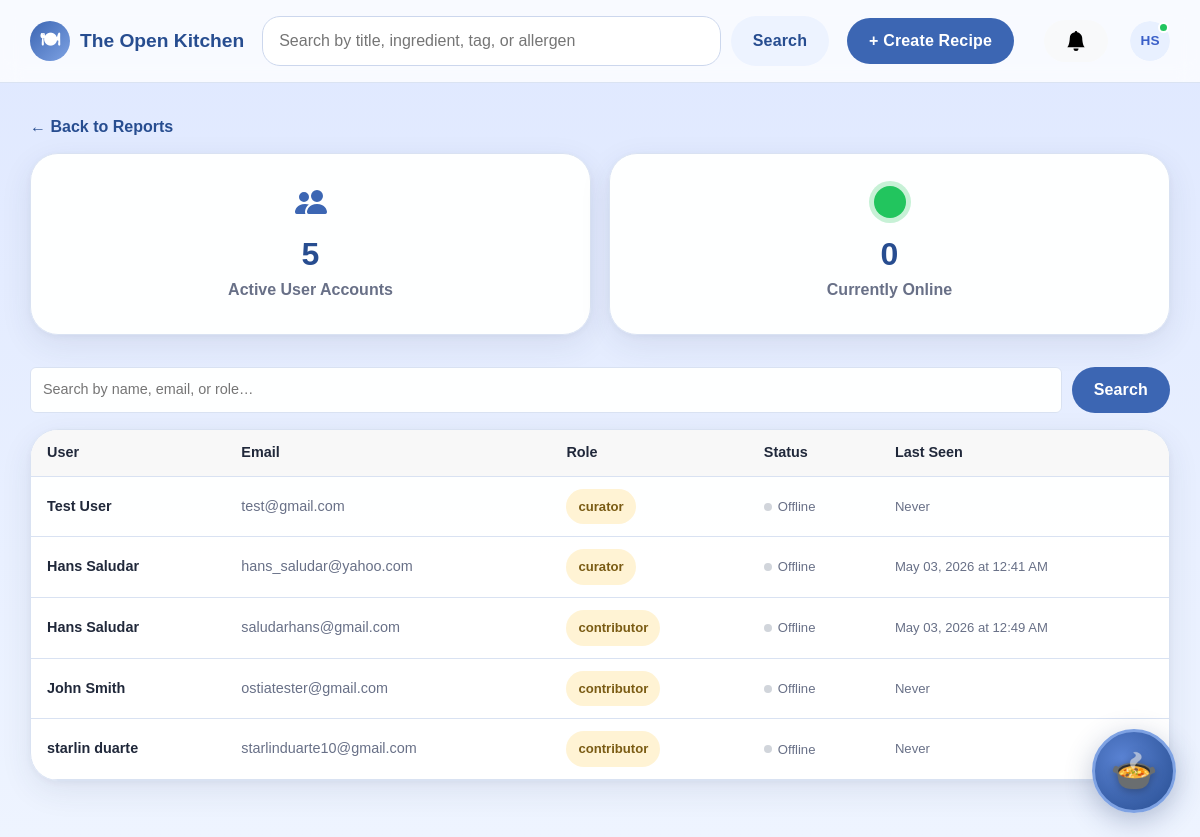
/curator/reports/user-activity (signed in), run on the app's committed database.
### app/models.py (models this page shows, shortened)
class User(db.Model):
    __tablename__ = 'users'
    id = db.Column(db.Integer, primary_key=True)
    firstName = db.Column(db.String(50), nullable=False)
    lastName = db.Column(db.String(50), nullable=False)
    email = db.Column(db.String(100), unique=True, nullable=False)
    password = db.Column(db.String(255), nullable=False)
    role = db.Column(db.String(20), nullable=False, default='contributor')
    isActive = db.Column(db.Boolean, default=True)
    dateCreated = db.Column(db.DateTime, nullable=False, default=datetime.now)
    avatar = db.Column(db.String(255), nullable=True)
    preferMetric = db.Column(db.Boolean, default=False, nullable=False)
    disableNotifications = db.Column(db.Boolean, default=False, nullable=False)
    lastSeen = db.Column(db.DateTime, nullable=True, default=None)
    doNotDisturb = db.Column(db.Boolean, default=False, nullable=False)
    recipes = db.relationship('Recipe', backref='author', lazy=True)

### app/routes.py (the view, shortened to what this page needs)
@app.route('/curator/reports/user-activity')
@login_required
@_curator_required
def curator_user_activity():
    online_cutoff = datetime.now() - timedelta(minutes=5)
    search_query = request.args.get('q', '').strip()
    base_q = User.query.filter_by(isActive=True)
    return render_template('curator/user_activity.html',
                           active_users=base_q.all(),
                           online_users=User.query.filter(User.lastSeen >= online_cutoff).all(),
                           online_cutoff=online_cutoff,
                           search_query=search_query)

### app/routes.py (called while the page is built)
def login_required(f):
    @wraps(f)
    def decorated_function(*args, **kwargs):
        if 'user_id' not in session:
            flash('Please log in to access this page.', 'warning')
            return redirect(url_for('login'))
        return f(*args, **kwargs)
    return decorated_function

def get_current_user():
    if 'user_id' in session:
        return User.query.get(session['user_id'])
    return None

def current_user_id():
    return session.get('user_id')

def _get_notifications():
    uid = current_user_id()
    if uid is None:
        return []
    return Notification.query.filter_by(userID=uid).order_by(Notification.dateCreated.desc()).all()

@app.context_processor
def inject_current_user():
    return {'current_user': get_current_user()}

@app.context_processor
def inject_notifications():
    notifications = _get_notifications()
    has_unread = any(not n.isRead for n in notifications)
    return dict(notifications=notifications, has_unread=has_unread)

@app.before_request
def update_last_seen():
    if 'user_id' in session:
        user = User.query.get(session['user_id'])
        if user:
            user.lastSeen = datetime.now()
            db.session.commit()

def _curator_required(f):
    @wraps(f)
    def decorated(*args, **kwargs):
        user = get_current_user()
        if not user or user.role != 'curator':
            return redirect(url_for('dashboard'))
        return f(*args, **kwargs)
    return decorated

### app/templates/curator/user_activity.html (shortened to what this page needs)
{% extends "base.html" %}
{% block content %}
<a href="{{ url_for('curator_reports') }}" class="back-link">← Back to Reports</a>
<div class="stats-panel" style="display: flex; gap: 18px; flex-wrap: wrap; margin-bottom: 32px;">
    <div class="stat-card" style="flex: 1 1 180px; display: flex; flex-direction: column; align-items: center; padding: 2rem 1.5rem;">
        <span class="stat-number">{{ active_users | length }}</span>
        <span class="stat-label">Active User Accounts</span>
    </div>
    <div class="stat-card" style="flex: 1 1 180px; display: flex; flex-direction: column; align-items: center; padding: 2rem 1.5rem;">
        <span style="display: inline-block; width: 32px; height: 32px; border-radius: 50%; background: #22c55e; box-shadow: 0 0 0 5px rgba(34,197,94,0.25); margin-bottom: 12px;"></span>
        <span class="stat-number">{{ online_users | length }}</span>
        <span class="stat-label">Currently Online</span>
    </div>
</div>
<form method="GET" action="{{ url_for('curator_user_activity') }}" style="margin-bottom: 16px; display: flex; gap: 10px;">
    <input type="text" name="q" value="{{ search_query }}" placeholder="Search by name, email, or role…"
           style="flex: 1; padding: 8px 12px; border: 1px solid var(--line); border-radius: 6px; font-size: .9rem; background: var(--surface); color: var(--text);">
    <button type="submit" class="btn btn-primary" style="white-space: nowrap;">Search</button>
</form>
<div class="recipe-card" style="padding: 0; overflow: hidden;">
    <table style="width: 100%; border-collapse: collapse; font-size: .9rem;">
        <thead>
            <tr style="border-bottom: 1px solid var(--line); background: var(--surface-alt, #f8f8f8);">
                <th style="padding: 12px 16px; text-align: left; font-weight: 600;">User</th>
                <th style="padding: 12px 16px; text-align: left; font-weight: 600;">Email</th>
                <th style="padding: 12px 16px; text-align: left; font-weight: 600;">Role</th>
                <th style="padding: 12px 16px; text-align: left; font-weight: 600;">Status</th>
                <th style="padding: 12px 16px; text-align: left; font-weight: 600;">Last Seen</th>
            </tr>
        </thead>
        <tbody>
            {% for u in active_users %}
            {% set is_online = u in online_users %}
            <tr style="border-bottom: 1px solid var(--line);">
                <td style="padding: 12px 16px;">
                    <a href="{{ url_for('curator_user_profile', user_id=u.id) }}" style="text-decoration: none; color: inherit; font-weight: 600;">
                        {{ u.firstName }} {{ u.lastName }}
                    </a>
                </td>
                <td style="padding: 12px 16px; color: var(--muted);">{{ u.email }}</td>
                <td style="padding: 12px 16px;">
                    <span class="mini-pill">{{ u.role }}</span>
                </td>
                <td style="padding: 12px 16px;">
                    {% if is_online %}
                    <span style="display: inline-flex; align-items: center; gap: 6px; color: #16a34a; font-weight: 600; font-size: .82rem;">
                        <span style="width: 8px; height: 8px; border-radius: 50%; background: #22c55e; display: inline-block;"></span>
                        Online
                    </span>
                    {% else %}
                    <span style="display: inline-flex; align-items: center; gap: 6px; color: var(--muted); font-size: .82rem;">
                        <span style="width: 8px; height: 8px; border-radius: 50%; background: #d1d5db; display: inline-block;"></span>
                        Offline
                    </span>
                    {% endif %}
                </td>
                <td style="padding: 12px 16px; color: var(--muted); font-size: .82rem;">
                    {% if u.lastSeen %}
                        {{ u.lastSeen.strftime('%b %d, %Y at %I:%M %p') }}
                    {% else %}
                        Never
                    {% endif %}
                </td>
            </tr>
            {% endfor %}
        </tbody>
    </table>
</div>
{% endblock %}

### app/templates/base.html (shortened to what this page needs)
<!DOCTYPE html>
<html lang="en">
<head>
    <link href="https://cdn.jsdelivr.net/npm/bootstrap@5.3.3/dist/css/bootstrap.min.css" rel="stylesheet">
    <link rel="stylesheet" href="{{ url_for('static', filename='style.css') }}">
</head>
<body>
    <video autoplay muted loop playsinline
           style="position: fixed; inset: 0; width: 100%; height: 100%; object-fit: cover; opacity: 0.2; z-index: -1; pointer-events: none;">
        <source src="{{ url_for('static', filename='background_video.mp4') }}" type="video/mp4">
    </video>
    <header class="site-header">
        <div class="container nav-wrap">
            <a class="brand" href="{{ url_for('dashboard') }}">
                <span class="brand-mark">🍽</span>
                <span>The Open Kitchen</span>
            </a>
            <form class="searchbar" action="{{ url_for('search') }}" method="get">
                <input type="text" name="q" placeholder="Search by title, ingredient, tag, or allergen"
                       value="{{ request.args.get('q', '') }}">
                <button type="submit" class="btn btn-secondary">Search</button>
            </form>
            <nav class="nav-links">
                {% if session.get('user_id') %}
                    <a href="{{ url_for('create_recipe') }}" class="btn btn-primary">+ Create Recipe</a>
                {% else %}
                    <a href="{{ url_for('login') }}" class="btn btn-primary">Log In</a>
                {% endif %}
                {% if session.get('user_id') %}
                <button type="button"
                        id="notificationBtn"
                        class="btn btn-light position-relative ms-3"
                        data-bs-toggle="offcanvas"
                        data-bs-target="#notificationPanel"
                        aria-controls="notificationPanel">
                    <svg xmlns="http://www.w3.org/2000/svg" width="20" height="20" fill="currentColor" class="bi bi-bell-fill" viewBox="0 0 16 16">
                        <path d="M8 16a2 2 0 0 0 2-2H6a2 2 0 0 0 2 2m.995-14.901a1 1 0 1 0-1.99 0A5 5 0 0 0 3 6c0 1.098-.5 6-2 7h14c-1.5-1-2-5.902-2-7 0-2.42-1.72-4.44-4.005-4.901"/>
                    </svg>
                </button>
                {% endif %}
                {% if session.get('user_id') %}
                <div class="dropdown ms-2" style="position: relative;">
                    <button class="btn p-0 border-0 d-flex align-items-center justify-content-center"
                            type="button"
                            id="profileDropdown"
                            data-bs-toggle="dropdown"
                            aria-expanded="false"
                            style="width: 40px; height: 40px; border-radius: 50%; overflow: hidden; background: transparent;">
                        {% if current_user and current_user.avatar %}
                        <img src="{{ url_for('static', filename='uploads/' + current_user.avatar) }}"
                             alt="Profile"
                             style="width: 40px; height: 40px; border-radius: 50%; object-fit: cover;">
                        {% else %}
                        <div style="width: 40px; height: 40px; border-radius: 50%; background: #e8f0ff; color: #3a5fc8; display: flex; align-items: center; justify-content: center; font-weight: 700; font-size: 0.85rem;">
                            {% if current_user %}{{ current_user.firstName[0] }}{{ current_user.lastName[0] }}{% else %}?{% endif %}
                        </div>
                        {% endif %}
                    </button>
                </div>
                {% endif %}
            </nav>
        </div>
    </header>
    <main class="container page-shell">
        {% block content %}{% endblock %}
    </main>
    <div class="toast-container position-fixed top-0 end-0 p-3" style="z-index: 1100;" id="toastContainer"></div>
    <div id="mp-pot-wrap">
      <div id="mp-pot-btn">
        <span class="mp-pot-icon">🍲</span>
      </div>
    </div>
</body>
</html>

### app/static/style.css (style rules this page uses)
:root { --bg-top: #dfe8ff; --bg-bottom: #eef4ff; --surface: rgba(255, 255, 255, 0.96); --surface-strong: #ffffff; --primary: #3c66b3; --primary-dark: #274d90; --accent: #f4c15d; --text: #20283a; --muted: #687087; --line: #d9e2f2; --shadow: 0 10px 32px rgba(40, 55, 90, 0.09), 0 2px 8px rgba(40,55,90,0.05); --radius-lg: 28px; --radius-md: 22px; --radius-sm: 16px; }
* { box-sizing: border-box; }
html, body { margin: 0; padding: 0; }
body { font-family: Arial, Helvetica, sans-serif; color: var(--text); background: linear-gradient(180deg, var(--bg-top) 0%, var(--bg-bottom) 100%); }
a { color: inherit; text-decoration: none; }
.container { width: min(1160px, calc(100% - 32px)); margin: 0 auto; }
.page-shell { padding: 32px 0 56px; }
.site-header { position: sticky; top: 0; z-index: 20; backdrop-filter: blur(10px); background: rgba(255, 255, 255, 0.78); border-bottom: 1px solid rgba(217, 226, 242, 0.95); }
.nav-wrap { display: grid; grid-template-columns: auto 1fr auto; gap: 18px; align-items: center; padding: 16px 0; }
.brand { display: inline-flex; align-items: center; gap: 10px; font-size: 1.2rem; font-weight: 800; color: var(--primary-dark); }
.brand-mark { display: inline-grid; place-items: center; width: 40px; height: 40px; border-radius: 50%; background: linear-gradient(135deg, var(--primary), #7ea2e3); color: white; }
.nav-links { display: inline-flex; align-items: center; gap: 14px; }
.searchbar { display: grid; grid-template-columns: 1fr auto; gap: 10px; }
.searchbar input, input, select, textarea { width: 100%; padding: 12px 16px; border: 1px solid #ccd7ed; border-radius: 18px; font: inherit; background: white; transition: border-color .15s ease, box-shadow .15s ease; }
.btn { display: inline-flex; align-items: center; justify-content: center; gap: 8px; border: 0; border-radius: 999px; padding: 11px 22px; font-weight: 600; letter-spacing: 0.01em; cursor: pointer; transition: background .18s ease, transform .12s ease, box-shadow .18s ease; }
.btn-primary { background: var(--primary); color: white; }
.btn-secondary { background: #edf3ff; color: var(--primary-dark); }
.hero-card, .recipe-card, .form-card, .panel-card, .empty-state, .alert, .stat-card { background: var(--surface); border: 1px solid var(--line); border-radius: var(--radius-lg); box-shadow: var(--shadow); }
.stats-panel { display: grid; grid-template-columns: 1fr 1fr; gap: 14px; }
.stat-card { padding: 20px; }
.stat-number { display: block; font-size: 2rem; font-weight: 800; color: var(--primary-dark); }
.stat-label { color: var(--muted); font-weight: 600; }
.recipe-card { padding: 18px; position: relative; overflow: hidden; transition: transform .16s ease, box-shadow .16s ease; }
.pill, .mini-pill { display: inline-flex; align-items: center; gap: 6px; border-radius: 999px; padding: 8px 12px; font-size: .82rem; font-weight: 700; }
.mini-pill { background: #fff3d4; color: #7a5b13; }
.back-link { display: inline-block; margin-bottom: 14px; color: var(--primary-dark); font-weight: 700; }

### app/templates/base.html (style rules this page uses)
#mp-pot-wrap { position: fixed; bottom: 24px; right: 24px; z-index: 9001; width: 84px; height: 84px; }
#mp-pot-btn { width: 84px; height: 84px; background: radial-gradient(circle at 35% 35%, #5a83d4, #274d90); border: 3px solid #7ea2e3; border-radius: 50%; display: flex; align-items: center; justify-content: center; cursor: pointer; position: relative; transition: transform .25s, border-color .25s, box-shadow .25s; box-shadow: 0 8px 28px rgba(40,62,113,.3); }
.mp-pot-icon { font-size: 38px; filter: drop-shadow(0 2px 4px rgba(0,0,0,.3)); }

### data on the page
User: firstName "H", lastName "S", firstName "Hans", lastName "Saludar", email "hans_saludar@yahoo.com", role "curator", lastSeen "May 03, 2026 at 12:41 AM"
User: firstName "Test", lastName "User", email "test@gmail.com", role "curator", shows "Never"
User: firstName "Hans", lastName "Saludar", email "saludarhans@gmail.com", role "contributor", lastSeen "May 03, 2026 at 12:49 AM"
User: firstName "John", lastName "Smith", email "ostiatester@gmail.com", role "contributor", shows "Never"
User: firstName "starlin", lastName "duarte", email "starlinduarte10@gmail.com", role "contributor", shows "Never"

### other printed values
{{ active_users | length }} "5"
{{ online_users | length }} "0"
